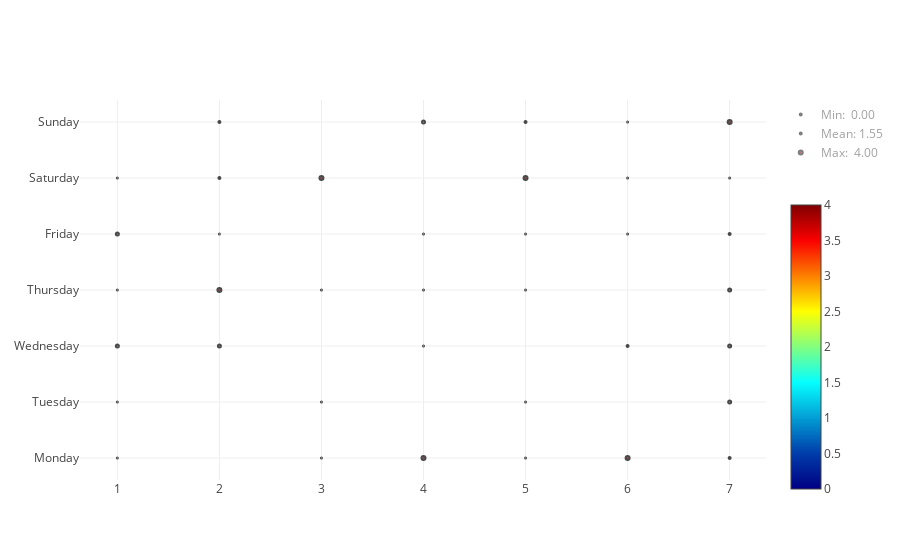

The code cell stored with this chart in its notebook:
### Code cell
d, l = punch_card(data['x'], data['y'], data['value'], normalize=False)
plotly.offline.iplot(d, l)

### Figure 1 — Plotly figure (JSON) as saved in the notebook; plotly's stock layout.template omitted (floating-point values rounded to 4 significant figures)
{"data": [{"hoverinfo": "x+y+text", "marker": {"color": [1, 0, 1, 4, 1, 4, 2, 1, 0, 1, 0, 1, 0, 3, 3, 3, 0, 1, 0, 2, 3, 1, 4, 1, 1, 1, 0, 3, 3, 1, 0, 1, 1, 1, 2, 1, 2, 4, 0, 4, 1, 1, 0, 2, 0, 3, 2, 1, 4], "colorbar": {"len": 0.8, "y": 0.35}, "colorscale": "Jet", "line": {"color": "rgb(0, 0, 0)", "width": 2}, "showscale": true, "size": [1, 0, 1, 4, 1, 4, 2, 1, 0, 1, 0, 1, 0, 3, 3, 3, 0, 1, 0, 2, 3, 1, 4, 1, 1, 1, 0, 3, 3, 1, 0, 1, 1, 1, 2, 1, 2, 4, 0, 4, 1, 1, 0, 2, 0, 3, 2, 1, 4], "symbol": "circle"}, "mode": "markers", "showlegend": false, "text": [1, 0, 1, 4, 1, 4, 2, 1, 0, 1, 0, 1, 0, 3, 3, 3, 0, 1, 0, 2, 3, 1, 4, 1, 1, 1, 0, 3, 3, 1, 0, 1, 1, 1, 2, 1, 2, 4, 0, 4, 1, 1, 0, 2, 0, 3, 2, 1, 4], "type": "scatter", "x": [1, 2, 3, 4, 5, 6, 7, 1, 2, 3, 4, 5, 6, 7, 1, 2, 3, 4, 5, 6, 7, 1, 2, 3, 4, 5, 6, 7, 1, 2, 3, 4, 5, 6, 7, 1, 2, 3, 4, 5, 6, 7, 1, 2, 3, 4, 5, 6, 7], "y": ["Monday", "Monday", "Monday", "Monday", "Monday", "Monday", "Monday", "Tuesday", "Tuesday", "Tuesday", "Tuesday", "Tuesday", "Tuesday", "Tuesday", "Wednesday", "Wednesday", "Wednesday", "Wednesday", "Wednesday", "Wednesday", "Wednesday", "Thursday", "Thursday", "Thursday", "Thursday", "Thursday", "Thursday", "Thursday", "Friday", "Friday", "Friday", "Friday", "Friday", "Friday", "Friday", "Saturday", "Saturday", "Saturday", "Saturday", "Saturday", "Saturday", "Saturday", "Sunday", "Sunday", "Sunday", "Sunday", "Sunday", "Sunday", "Sunday"]}, {"hoverinfo": "name", "legendgroup": "legend_only", "marker": {"color": "rgb(0,0,131)", "line": {"color": "rgb(0, 0, 0)", "width": 2}, "size": 0, "symbol": "circle"}, "mode": "markers", "name": "Min:  0.00", "showlegend": true, "type": "scatter", "visible": "legendonly", "x": [1], "y": ["Monday"]}, {"hoverinfo": "name", "legendgroup": "legend_only", "marker": {"color": "rgb(17.75510204081631, 255.0, 241.98979591836735)", "line": {"color": "rgb(0, 0, 0)", "width": 2}, "size": 1.551, "symbol": "circle"}, "mode": "markers", "name": "Mean: 1.55", "showlegend": true, "type": "scatter", "visible": "legendonly", "x": [1], "y": ["Monday"]}, {"hoverinfo": "name", "legendgroup": "legend_only", "marker": {"color": "rgb(128,0,0)", "line": {"color": "rgb(0, 0, 0)", "width": 2}, "size": 4, "symbol": "circle"}, "mode": "markers", "name": "Max:  4.00", "showlegend": true, "type": "scatter", "visible": "legendonly", "x": [1], "y": ["Monday"]}], "layout": {}}
